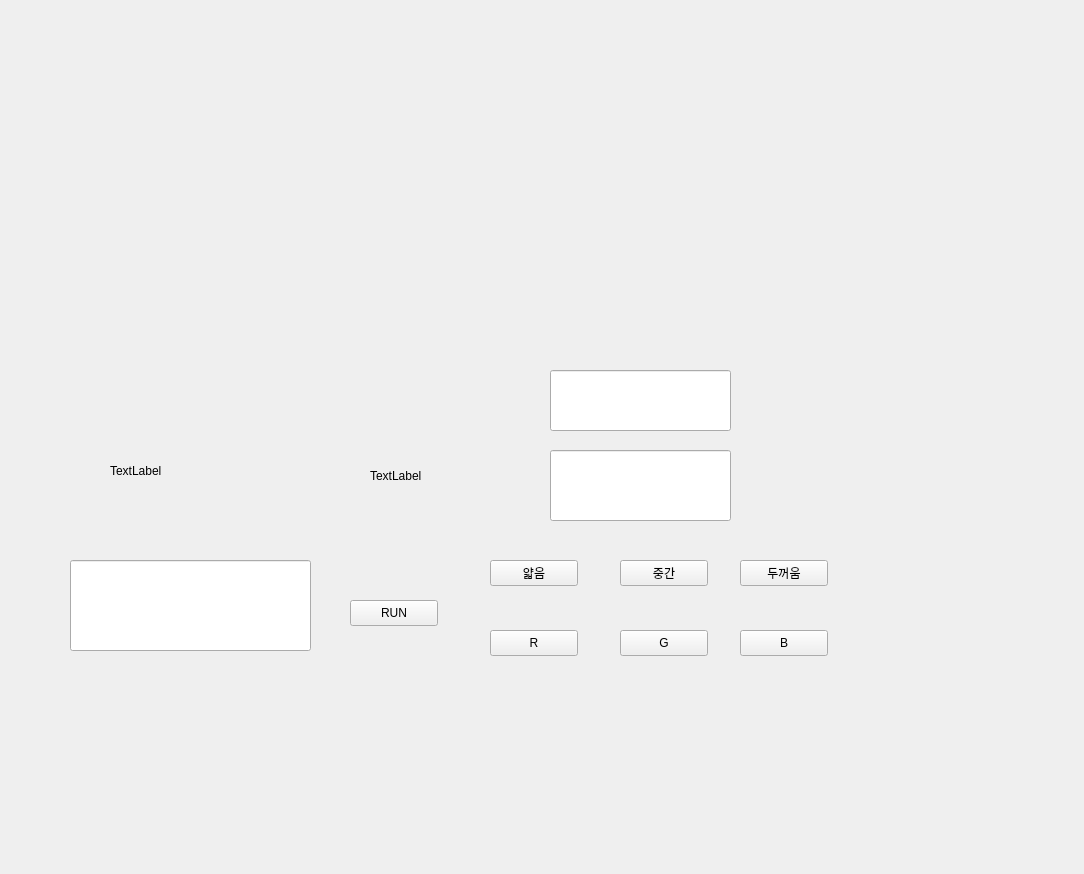
<?xml version="1.0" encoding="UTF-8"?>
<ui version="4.0">
 <class>MainWindowDesign</class>
 <widget class="QMainWindow" name="MainWindowDesign">
  <property name="geometry">
   <rect>
    <x>0</x>
    <y>0</y>
    <width>1084</width>
    <height>874</height>
   </rect>
  </property>
  <property name="windowTitle">
   <string>QRosApp</string>
  </property>
  <property name="windowIcon">
   <iconset>
    <normaloff>:/images/icon.png</normaloff>:/images/icon.png</iconset>
  </property>
  <property name="locale">
   <locale language="English" country="Australia"/>
  </property>
  <widget class="QWidget" name="centralwidget">
   <widget class="QLineEdit" name="lineEdit">
    <property name="geometry">
     <rect>
      <x>70</x>
      <y>560</y>
      <width>241</width>
      <height>91</height>
     </rect>
    </property>
   </widget>
   <widget class="QPushButton" name="pushButton">
    <property name="geometry">
     <rect>
      <x>490</x>
      <y>560</y>
      <width>88</width>
      <height>26</height>
     </rect>
    </property>
    <property name="text">
     <string>얇음</string>
    </property>
   </widget>
   <widget class="QPushButton" name="pushButton_2">
    <property name="geometry">
     <rect>
      <x>620</x>
      <y>560</y>
      <width>88</width>
      <height>26</height>
     </rect>
    </property>
    <property name="text">
     <string>중간</string>
    </property>
   </widget>
   <widget class="QPushButton" name="pushButton_3">
    <property name="geometry">
     <rect>
      <x>740</x>
      <y>560</y>
      <width>88</width>
      <height>26</height>
     </rect>
    </property>
    <property name="text">
     <string>두꺼움</string>
    </property>
   </widget>
   <widget class="QPushButton" name="pushButton_4">
    <property name="geometry">
     <rect>
      <x>490</x>
      <y>630</y>
      <width>88</width>
      <height>26</height>
     </rect>
    </property>
    <property name="text">
     <string>R</string>
    </property>
   </widget>
   <widget class="QPushButton" name="pushButton_5">
    <property name="geometry">
     <rect>
      <x>620</x>
      <y>630</y>
      <width>88</width>
      <height>26</height>
     </rect>
    </property>
    <property name="text">
     <string>G</string>
    </property>
   </widget>
   <widget class="QPushButton" name="pushButton_6">
    <property name="geometry">
     <rect>
      <x>740</x>
      <y>630</y>
      <width>88</width>
      <height>26</height>
     </rect>
    </property>
    <property name="text">
     <string>B</string>
    </property>
   </widget>
   <widget class="QPushButton" name="pushButton_7">
    <property name="geometry">
     <rect>
      <x>350</x>
      <y>600</y>
      <width>88</width>
      <height>26</height>
     </rect>
    </property>
    <property name="text">
     <string>RUN</string>
    </property>
   </widget>
   <widget class="QLabel" name="labelVelocity">
    <property name="geometry">
     <rect>
      <x>370</x>
      <y>430</y>
      <width>231</width>
      <height>91</height>
     </rect>
    </property>
    <property name="text">
     <string>TextLabel</string>
    </property>
   </widget>
   <widget class="QLabel" name="labelCmdVel">
    <property name="geometry">
     <rect>
      <x>110</x>
      <y>420</y>
      <width>171</width>
      <height>101</height>
     </rect>
    </property>
    <property name="text">
     <string>TextLabel</string>
    </property>
   </widget>
   <widget class="QLineEdit" name="lineEdit_2">
    <property name="geometry">
     <rect>
      <x>550</x>
      <y>370</y>
      <width>181</width>
      <height>61</height>
     </rect>
    </property>
   </widget>
   <widget class="QLineEdit" name="lineEdit_3">
    <property name="geometry">
     <rect>
      <x>550</x>
      <y>450</y>
      <width>181</width>
      <height>71</height>
     </rect>
    </property>
   </widget>
  </widget>
  <action name="action_Quit">
   <property name="text">
    <string>&amp;Quit</string>
   </property>
   <property name="shortcut">
    <string>Ctrl+Q</string>
   </property>
   <property name="shortcutContext">
    <enum>Qt::ApplicationShortcut</enum>
   </property>
  </action>
  <action name="action_Preferences">
   <property name="text">
    <string>&amp;Preferences</string>
   </property>
  </action>
  <action name="actionAbout">
   <property name="text">
    <string>&amp;About</string>
   </property>
  </action>
  <action name="actionAbout_Qt">
   <property name="text">
    <string>About &amp;Qt</string>
   </property>
  </action>
 </widget>
 <resources/>
 <connections>
  <connection>
   <sender>action_Quit</sender>
   <signal>triggered()</signal>
   <receiver>MainWindowDesign</receiver>
   <slot>close()</slot>
   <hints>
    <hint type="sourcelabel">
     <x>-1</x>
     <y>-1</y>
    </hint>
    <hint type="destinationlabel">
     <x>399</x>
     <y>299</y>
    </hint>
   </hints>
  </connection>
 </connections>
</ui>
